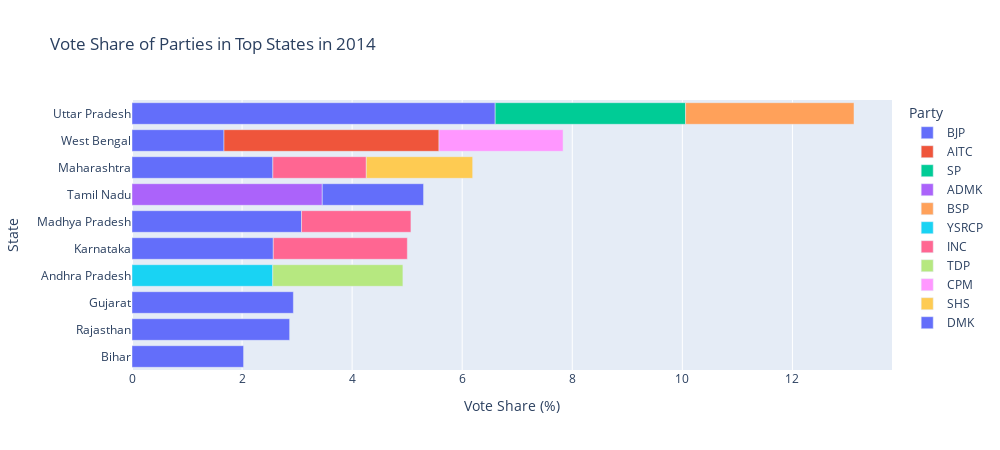

Notebook cell for this chart:
### Code cell
# 7. % Split of votes of parties between 2014 vs 2019 at state level
 
#2014
#grouping votes by states
state_votes14 = df_2014.groupby(['state','party'])['total_votes'].sum().reset_index()
 #total votes
total_state_votes14 = state_votes14['total_votes'].sum()
 #calculating votes percentage
state_votes14['vote_share']=(state_votes14['total_votes']/total_state_votes14)*100
 #sorting top20 states for plotting
sorted_state_votes14 = state_votes14.sort_values(by='vote_share',ascending=False).head(20)
 #plotting graph
fig = px.bar(sorted_state_votes14, x='vote_share', y='state',color='party',orientation='h',
             labels={'state':'State', 'vote_share':'Vote Share%', 'party':'Party'},
title='Vote Share of Parties in Top States in 2014',
hover_data={'vote_share': ':.2f'})
fig.update_layout(yaxis={'categoryorder':'total ascending'},
xaxis=dict(title='Vote Share (%)'),
legend_title='Party',
width=1000, height=450)
fig.show()

### Figure 1 — Plotly figure (JSON) as saved in the notebook; plotly's stock layout.template omitted (floating-point values rounded to 4 significant figures)
{"data": [{"alignmentgroup": "True", "hovertemplate": "Party=BJP<br>Vote Share%=%{x:.2f}<br>State=%{y}<extra></extra>", "legendgroup": "BJP", "marker": {"color": "#636efa", "pattern": {"shape": ""}}, "name": "BJP", "offsetgroup": "BJP", "orientation": "h", "showlegend": true, "textposition": "auto", "type": "bar", "x": [6.6, 3.08, 2.932, 2.864, 2.567, 2.559, 2.027, 1.672], "xaxis": "x", "y": ["Uttar Pradesh", "Madhya Pradesh", "Gujarat", "Rajasthan", "Karnataka", "Maharashtra", "Bihar", "West Bengal"], "yaxis": "y"}, {"alignmentgroup": "True", "hovertemplate": "Party=AITC<br>Vote Share%=%{x:.2f}<br>State=%{y}<extra></extra>", "legendgroup": "AITC", "marker": {"color": "#EF553B", "pattern": {"shape": ""}}, "name": "AITC", "offsetgroup": "AITC", "orientation": "h", "showlegend": true, "textposition": "auto", "type": "bar", "x": [3.907], "xaxis": "x", "y": ["West Bengal"], "yaxis": "y"}, {"alignmentgroup": "True", "hovertemplate": "Party=SP<br>Vote Share%=%{x:.2f}<br>State=%{y}<extra></extra>", "legendgroup": "SP", "marker": {"color": "#00cc96", "pattern": {"shape": ""}}, "name": "SP", "offsetgroup": "SP", "orientation": "h", "showlegend": true, "textposition": "auto", "type": "bar", "x": [3.459], "xaxis": "x", "y": ["Uttar Pradesh"], "yaxis": "y"}, {"alignmentgroup": "True", "hovertemplate": "Party=ADMK<br>Vote Share%=%{x:.2f}<br>State=%{y}<extra></extra>", "legendgroup": "ADMK", "marker": {"color": "#ab63fa", "pattern": {"shape": ""}}, "name": "ADMK", "offsetgroup": "ADMK", "orientation": "h", "showlegend": true, "textposition": "auto", "type": "bar", "x": [3.457], "xaxis": "x", "y": ["Tamil Nadu"], "yaxis": "y"}, {"alignmentgroup": "True", "hovertemplate": "Party=BSP<br>Vote Share%=%{x:.2f}<br>State=%{y}<extra></extra>", "legendgroup": "BSP", "marker": {"color": "#FFA15A", "pattern": {"shape": ""}}, "name": "BSP", "offsetgroup": "BSP", "orientation": "h", "showlegend": true, "textposition": "auto", "type": "bar", "x": [3.06], "xaxis": "x", "y": ["Uttar Pradesh"], "yaxis": "y"}, {"alignmentgroup": "True", "hovertemplate": "Party=YSRCP<br>Vote Share%=%{x:.2f}<br>State=%{y}<extra></extra>", "legendgroup": "YSRCP", "marker": {"color": "#19d3f3", "pattern": {"shape": ""}}, "name": "YSRCP", "offsetgroup": "YSRCP", "orientation": "h", "showlegend": true, "textposition": "auto", "type": "bar", "x": [2.558], "xaxis": "x", "y": ["Andhra Pradesh"], "yaxis": "y"}, {"alignmentgroup": "True", "hovertemplate": "Party=INC<br>Vote Share%=%{x:.2f}<br>State=%{y}<extra></extra>", "legendgroup": "INC", "marker": {"color": "#FF6692", "pattern": {"shape": ""}}, "name": "INC", "offsetgroup": "INC", "orientation": "h", "showlegend": true, "textposition": "auto", "type": "bar", "x": [2.436, 1.988, 1.698], "xaxis": "x", "y": ["Karnataka", "Madhya Pradesh", "Maharashtra"], "yaxis": "y"}, {"alignmentgroup": "True", "hovertemplate": "Party=TDP<br>Vote Share%=%{x:.2f}<br>State=%{y}<extra></extra>", "legendgroup": "TDP", "marker": {"color": "#B6E880", "pattern": {"shape": ""}}, "name": "TDP", "offsetgroup": "TDP", "orientation": "h", "showlegend": true, "textposition": "auto", "type": "bar", "x": [2.365], "xaxis": "x", "y": ["Andhra Pradesh"], "yaxis": "y"}, {"alignmentgroup": "True", "hovertemplate": "Party=CPM<br>Vote Share%=%{x:.2f}<br>State=%{y}<extra></extra>", "legendgroup": "CPM", "marker": {"color": "#FF97FF", "pattern": {"shape": ""}}, "name": "CPM", "offsetgroup": "CPM", "orientation": "h", "showlegend": true, "textposition": "auto", "type": "bar", "x": [2.254], "xaxis": "x", "y": ["West Bengal"], "yaxis": "y"}, {"alignmentgroup": "True", "hovertemplate": "Party=SHS<br>Vote Share%=%{x:.2f}<br>State=%{y}<extra></extra>", "legendgroup": "SHS", "marker": {"color": "#FECB52", "pattern": {"shape": ""}}, "name": "SHS", "offsetgroup": "SHS", "orientation": "h", "showlegend": true, "textposition": "auto", "type": "bar", "x": [1.933], "xaxis": "x", "y": ["Maharashtra"], "yaxis": "y"}, {"alignmentgroup": "True", "hovertemplate": "Party=DMK<br>Vote Share%=%{x:.2f}<br>State=%{y}<extra></extra>", "legendgroup": "DMK", "marker": {"color": "#636efa", "pattern": {"shape": ""}}, "name": "DMK", "offsetgroup": "DMK", "orientation": "h", "showlegend": true, "textposition": "auto", "type": "bar", "x": [1.84], "xaxis": "x", "y": ["Tamil Nadu"], "yaxis": "y"}], "layout": {"barmode": "relative", "height": 450, "legend": {"title": {"text": "Party"}, "tracegroupgap": 0}, "title": {"text": "Vote Share of Parties in Top States in 2014"}, "width": 1000, "xaxis": {"anchor": "y", "domain": [0, 1], "title": {"text": "Vote Share (%)"}}, "yaxis": {"anchor": "x", "categoryorder": "total ascending", "domain": [0, 1], "title": {"text": "State"}}}}
